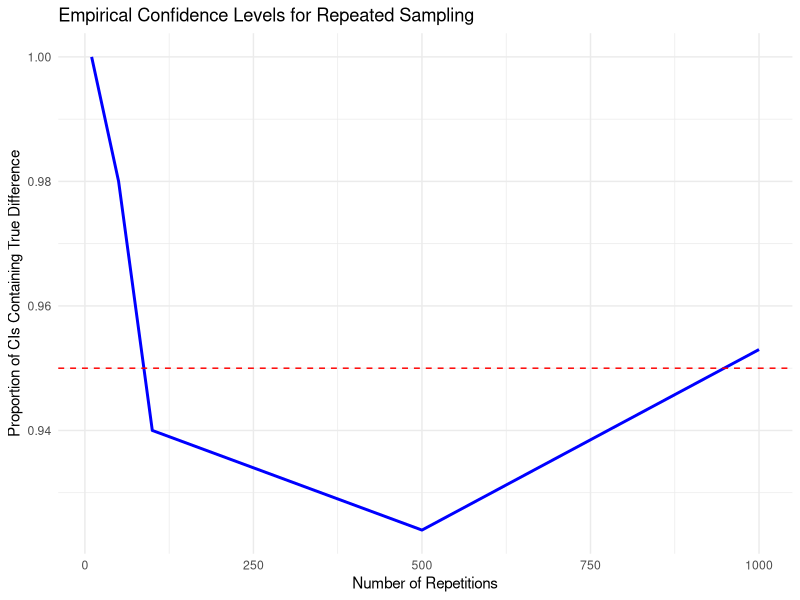

Recreate this plot in R.
visualize_confidence_levels <- function(p1, p2, n1, n2, rep_steps, alpha = 0.05) {
  if (!is.numeric(n1) || !is.numeric(n2) || n1 <= 0 || n2 <= 0) {
    stop("Sample sizes n1 and n2 must be positive integers.")
  }
  if (!is.numeric(p1) || !is.numeric(p2) || p1 < 0 || p1 > 1 || p2 < 0 || p2 > 1) {
    stop("Proportions p1 and p2 must be between 0 and 1.")
  }
  
  simulate_ci <- function(reps) {
    contain_true_diff <- numeric(reps)
    true_diff <- p1 - p2
    
    for (i in seq_len(reps)) {
      group1 <- rbinom(n1, 1, p1)
      group2 <- rbinom(n2, 1, p2)
      
      p1_hat <- mean(group1)
      p2_hat <- mean(group2)
      se <- sqrt((p1_hat * (1 - p1_hat) / n1) + (p2_hat * (1 - p2_hat) / n2))
      
      z <- qnorm(1 - alpha / 2)
      ci <- c((p1_hat - p2_hat) - z * se, (p1_hat - p2_hat) + z * se)
      
      contain_true_diff[i] <- true_diff >= ci[1] && true_diff <= ci[2]
    }
    
    mean(contain_true_diff) 
  }
  
  results <- sapply(rep_steps, simulate_ci)
  
  results_df <- data.frame(Repetitions = rep_steps, Proportion = results)
  
  library(ggplot2)
  ggplot(results_df, aes(x = Repetitions, y = Proportion)) +
    geom_line(color = "blue", size = 1) +
    geom_hline(yintercept = 1 - alpha, linetype = "dashed", color = "red") +
    labs(
      title = "Empirical Confidence Levels for Repeated Sampling",
      x = "Number of Repetitions",
      y = "Proportion of CIs Containing True Difference"
    ) +
    theme_minimal()
}

# Example
visualize_confidence_levels(p1 = 0.6, p2 = 0.5, n1 = 30, n2 = 30, rep_steps = c(10, 50, 100, 500, 1000))
